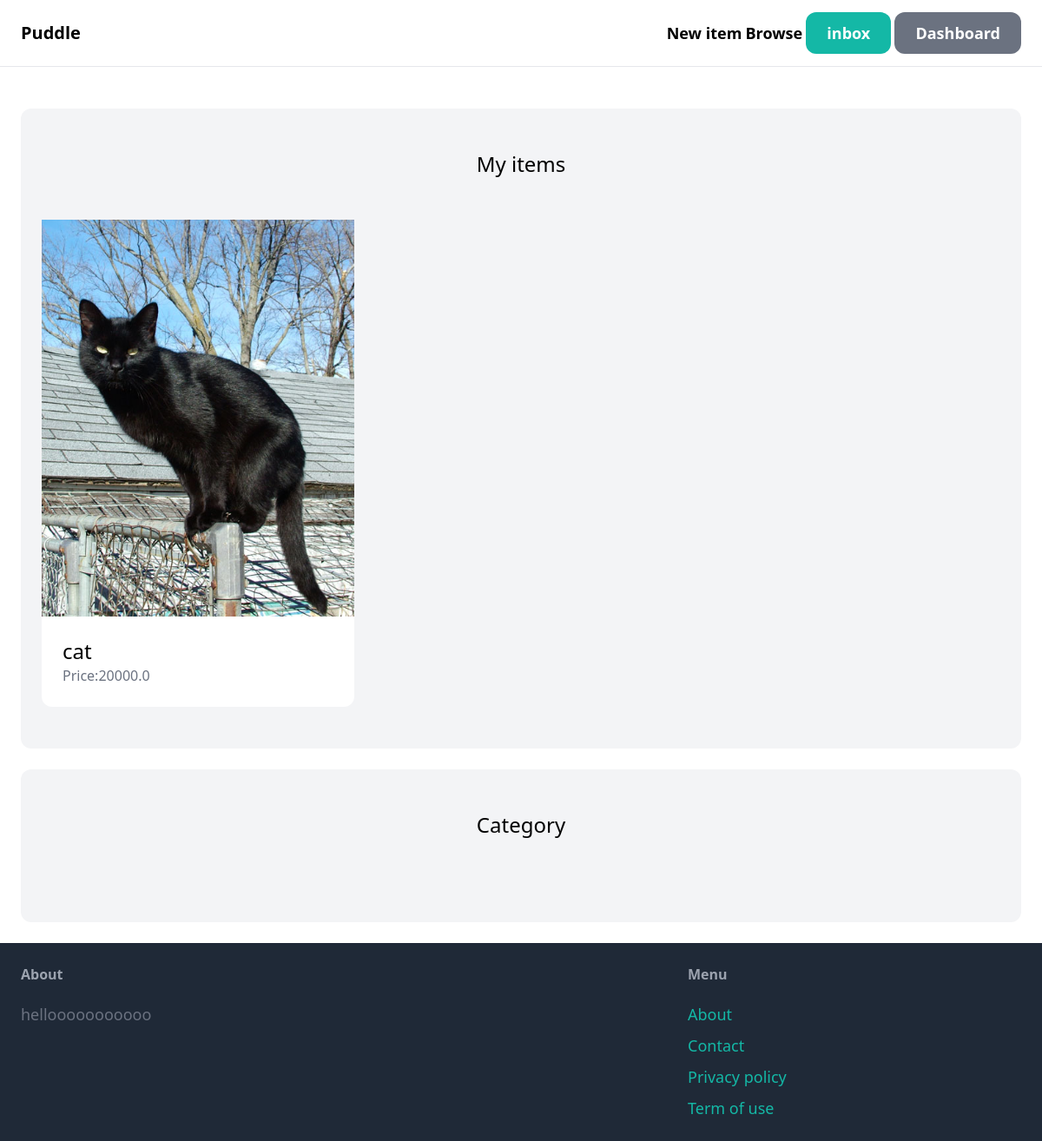
The page /dashboard/ (signed in) on the database its author committed.
### item/models.py (models this page shows, shortened)
class Item(models.Model):
    category = models.ForeignKey(Category, related_name ='items', on_delete=models.CASCADE)
    name = models.CharField(max_length=255)
    description = models.TextField(blank=True, null=True)
    price = models.FloatField()
    image = models.ImageField(upload_to='item_images', blank=True, null=True)
    is_sold = models.BooleanField(default=False)
    created_by = models.ForeignKey(User, related_name='items', on_delete=models.CASCADE)
    created_at = models.DateTimeField(auto_now_add=True)

### dashboard/views.py (the view)
# urls.py: path('',views.index,name='index'),
@login_required
def index(request):
    items = Item.objects.filter(created_by=request.user)
    context = {'items': items}
    return render(request, 'dashboard/index.html', context)

### dashboard/templates/dashboard/index.html (shortened to what this page needs)
{% extends 'main.html' %}
{% block content %}
<div class="py-6 px-6">
    <div class="mt-6 px-6 py-12 bg-gray-100 rounded-xl">
        <h2 class="mb-12 text-2xl text-center">My items</h2>
        <div class="grid grid-cols-3 gap-3">
            {% for item in items %}
                <div>
                    <a href="{% url 'item:detail' item.id %}">
                        <div>
                            <img src="{{item.image.url}}" class="rounded-t-tx">
                        </div>
                        <div class="p-6 bg-white rounded-b-xl">
                            <h2 class="text-2xl">{{ item.name }}</h2>
                            <p class="text-gray-500">Price:{{item.price}}</p>
                        </div>
                    </a>
                </div>
            {% endfor%}
        </div>
    </div>
    <div class="mt-6 px-6 py-12 bg-gray-100 rounded-xl">
        <h2 class="mb-12 text-2xl text-center">Category</h2>
    </div>
</div>
{% endblock content %}

### rows shown on the page
Item: image (picture), name "cat", price "20000.0"
